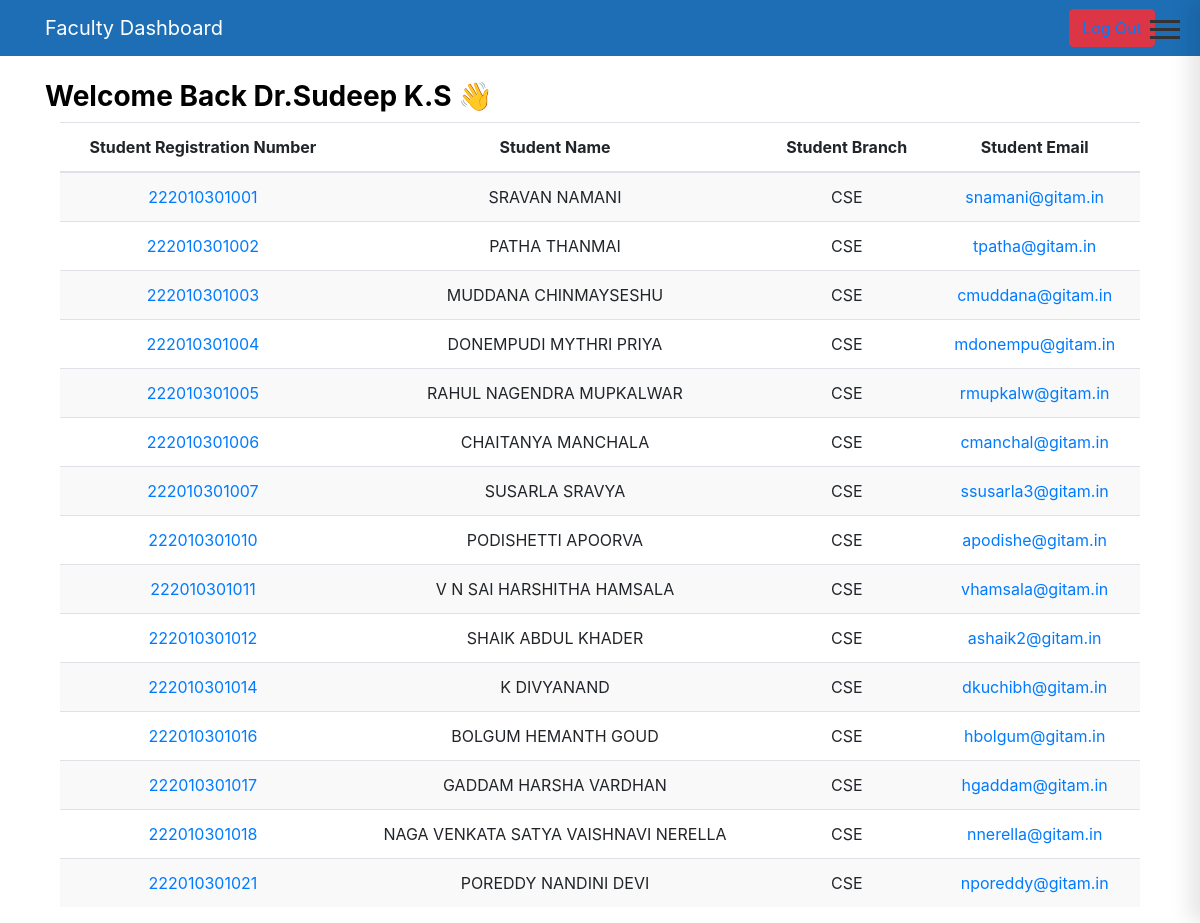
Screenshot of /faculty_dashboard/ (signed in) with the database file from the repository.
### Intern_Portal/models.py (models this page shows)
class StudentFacultyMapping(models.Model):
    student_registration_number = models.CharField(max_length=20)
    student_name = models.CharField(max_length=100)
    student_branch = models.CharField(max_length=50)
    student_email = models.EmailField()
    faculty_name = models.CharField(max_length=100)
    faculty_email = models.EmailField()
    faculty_phone = models.CharField(max_length=20)
    def __str__(self):
        return f"{self.student_name} - {self.faculty_name}"

### Intern_Portal/views.py (the view)
# urls.py: path('faculty_dashboard/', views.faculty_dashboard, name='faculty_dashboard'),
def faculty_dashboard(request):
    email = request.session.get('email')
    print(email)
    faculty_mappings = StudentFacultyMapping.objects.filter(faculty_email=email)
    print(faculty_mappings)
    faculty_name = ""
    if faculty_mappings.exists():
        faculty_name = faculty_mappings.first().faculty_name
    return render(request, 'faculty_dashboard.html', {"faculty_name": faculty_name, 'faculty_mappings': faculty_mappings, 'email': email})

### Intern_Portal/Templates/faculty_dashboard.html (shortened to what this page needs)
<!DOCTYPE html>
<html lang="en">
<head>
    <link rel="stylesheet" href="https://maxcdn.bootstrapcdn.com/bootstrap/4.5.2/css/bootstrap.min.css">
</head>
<body>
<nav class="navbar navbar-expand-lg custom-navbar">
    <div class="container">
        <a class="navbar-brand" href="#">Faculty Dashboard</a>
        <div class="ml-auto">
            <div class="btn-group">
                <button class="btn btn-danger">
                    <a href="{% url 'main_dashboard' %}">Log Out</a>
                </button>
            </div>
        </div>
    </div>
</nav>
<div class="sidebar-toggle" onclick="toggleSidebar()">
    <span></span>
    <span></span>
    <span></span>
</div>
<div class="container mt-4">
    <h3 style="color: black; text-align:; font-weight: bold;">Welcome Back {{ faculty_name }} 👋</h3>
    <div class="container">
        <table class="table table-striped">
            <thead>
            <tr>
                <th>Student Registration Number</th>
                <th>Student Name</th>
                <th>Student Branch</th>
                <th>Student Email</th>
            </tr>
            </thead>
            <tbody>
            {% for mapping in faculty_mappings %}
            <tr>
                <td>
                    <a href="{% url 'faculty_activities' roll_number=mapping.student_registration_number %}">
                        {{ mapping.student_registration_number }}
                    </a>
                </td>
                <td>{{ mapping.student_name }}</td>
                <td>{{ mapping.student_branch }}</td>
                <td>
                    <a href="https://mail.google.com/mail/?view=cm&fs=1&to={{ mapping.student_email }}" target="_blank">
                        {{ mapping.student_email }}
                    </a>
                </td>
            </tr>
            {% endfor %}
            </tbody>
        </table>
    </div>
</div>
</body>
</html>

### Intern_Portal/Templates/faculty_dashboard.html (style rules this page uses)
:root { --main-orange: #1d6eb5; --light-orange: #ffd700; --dark-orange: #ff8c00; }
.custom-navbar { background-color: var(--main-orange); }
.custom-navbar .navbar-brand, .custom-navbar .navbar-nav .nav-link { color: #fff; }
.table th, .table td { vertical-align: middle; text-align: center; }
.table tbody tr:nth-child(odd) { background-color: #f9f9f9; }
.sidebar-toggle { position: fixed; top: 20px; right: 20px; cursor: pointer; z-index: 1100; }
.sidebar-toggle span { display: block; width: 30px; height: 3px; background-color: #333; margin-bottom: 5px; transition: 0.3s; }

### rows the page displays
StudentFacultyMapping: faculty_name "Dr.Sudeep K.S", student_registration_number "222010301001", student_name "SRAVAN NAMANI", student_branch "CSE", student_email "snamani@gitam.in"
StudentFacultyMapping: student_registration_number "222010301002", student_name "PATHA THANMAI", student_branch "CSE", student_email "tpatha@gitam.in"
StudentFacultyMapping: student_registration_number "222010301003", student_name "MUDDANA CHINMAYSESHU", student_branch "CSE", student_email "cmuddana@gitam.in"
StudentFacultyMapping: student_registration_number "222010301004", student_name "DONEMPUDI MYTHRI PRIYA", student_branch "CSE", student_email "mdonempu@gitam.in"
StudentFacultyMapping: student_registration_number "222010301005", student_name "RAHUL NAGENDRA MUPKALWAR", student_branch "CSE", student_email "rmupkalw@gitam.in"
StudentFacultyMapping: student_registration_number "222010301006", student_name "CHAITANYA MANCHALA", student_branch "CSE", student_email "cmanchal@gitam.in"
StudentFacultyMapping: student_registration_number "222010301007", student_name "SUSARLA SRAVYA", student_branch "CSE", student_email "ssusarla3@gitam.in"
StudentFacultyMapping: student_registration_number "222010301010", student_name "PODISHETTI APOORVA", student_branch "CSE", student_email "apodishe@gitam.in"
StudentFacultyMapping: student_registration_number "222010301011", student_name "V N SAI HARSHITHA HAMSALA", student_branch "CSE", student_email "vhamsala@gitam.in"
StudentFacultyMapping: student_registration_number "222010301012", student_name "SHAIK ABDUL KHADER", student_branch "CSE", student_email "ashaik2@gitam.in"
StudentFacultyMapping: student_registration_number "222010301014", student_name "K DIVYANAND", student_branch "CSE", student_email "dkuchibh@gitam.in"
StudentFacultyMapping: student_registration_number "222010301016", student_name "BOLGUM HEMANTH GOUD", student_branch "CSE", student_email "hbolgum@gitam.in"
StudentFacultyMapping: student_registration_number "222010301017", student_name "GADDAM HARSHA VARDHAN", student_branch "CSE", student_email "hgaddam@gitam.in"
StudentFacultyMapping: student_registration_number "222010301018", student_name "NAGA VENKATA SATYA VAISHNAVI NERELLA", student_branch "CSE", student_email "nnerella@gitam.in"
StudentFacultyMapping: student_registration_number "222010301021", student_name "POREDDY NANDINI DEVI", student_branch "CSE", student_email "nporeddy@gitam.in"
